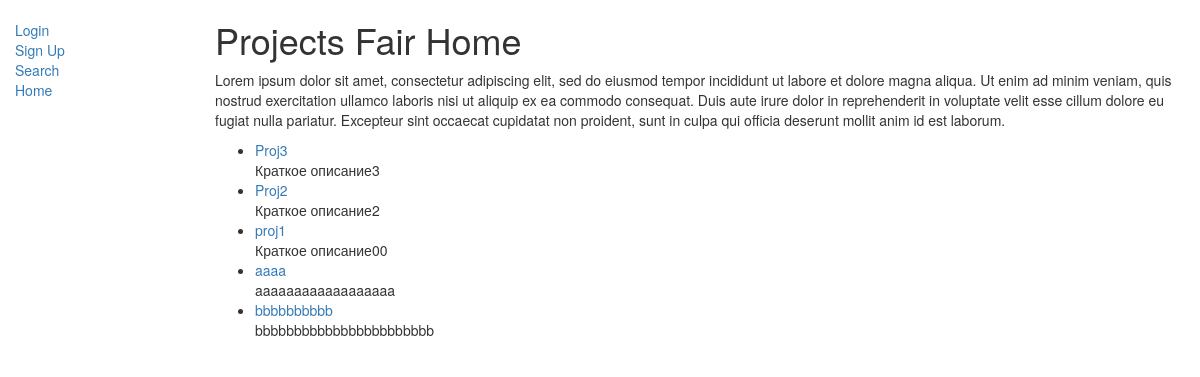
Before: / with the older database file.
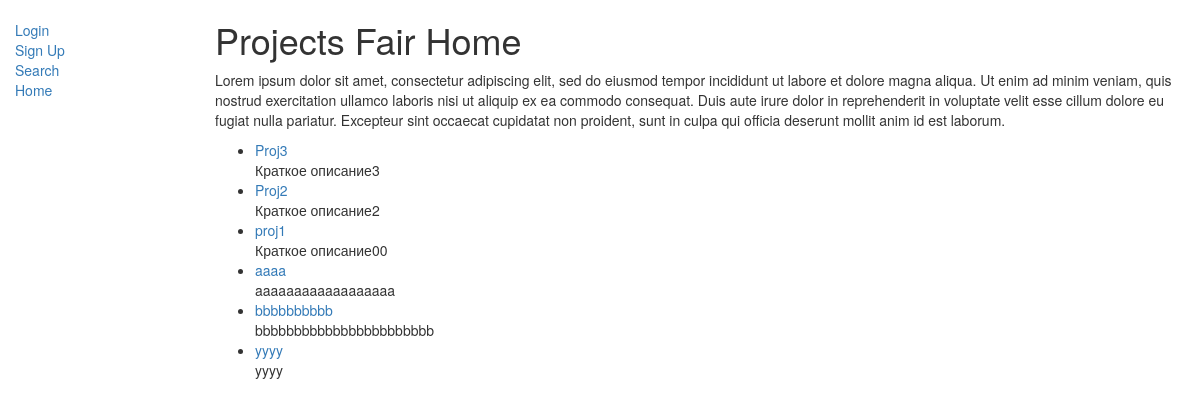
After: the same page with the newer database file.
### fairapp/models.py (models this page shows, shortened)
class Project(models.Model):
    project_name = models.TextField(max_length=255)
    pub_date = models.DateTimeField('date published')
    start_date = models.DateTimeField('starting date')
    end_date = models.DateTimeField('ending date')
    head = models.TextField(max_length=255)
    brief_summary = models.TextField(max_length=1000)
    content = models.TextField(max_length=1000)
    app_deadline = models.DateTimeField('application deadline')
    num_places = models.PositiveIntegerField()
    type = models.ForeignKey(Type, null=True, blank=True, on_delete=models.CASCADE)
    skill = models.ManyToManyField(Skill, related_name='skills')
    tag = models.ManyToManyField(Tag, related_name='tags')
    members = models.ManyToManyField(User, related_name='members')

### fairapp/views.py (the view)
# urls.py: path('', views.IndexView.as_view(), name='index'),
class IndexView(generic.ListView):
    template_name = 'fairapp/index.html'
    context_object_name = 'latest_project_list'
    def get_queryset(self):
        return Project.objects.order_by('-pub_date')[:10]

### templates/fairapp/index.html
{% extends "fairapp/base_generic.html" %}
{% block content %}
<h1>Projects Fair Home</h1>
    <p>
    Lorem ipsum dolor sit amet, consectetur adipiscing elit, sed do eiusmod tempor incididunt ut labore et
    dolore magna aliqua. Ut enim ad minim veniam, quis nostrud exercitation ullamco laboris nisi ut aliquip ex
    ea commodo consequat. Duis aute irure dolor in reprehenderit in voluptate velit esse cillum dolore eu
    fugiat nulla pariatur. Excepteur sint occaecat cupidatat non proident, sunt in culpa qui officia deserunt
    mollit anim id est laborum. </p>
{% if latest_project_list %}
    <ul>
        {% for project in latest_project_list %}
            <div class="post">
                <li><a href="{% url 'fairapp:detail' project.id %}">{{ project.project_name }}</a></li>
                {{ project.brief_summary }}
            </div>
        {% endfor %}
    </ul>
{% else %}
    <p>No polls are available.</p>
{% endif %}
{% endblock %}

Changed rows visible on the page:
added Project: project_name "yyyy", brief_summary "yyyy"
